Frame 1 (no input): blank canvas, image omitted
Frame 60 (the mouse pressed at the canvas centre just before this capture): blank canvas, image omitted
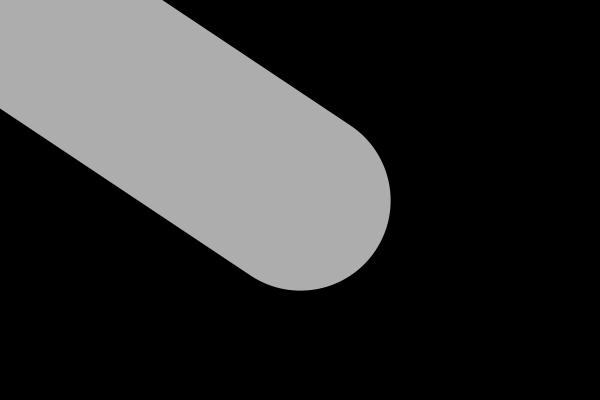
Frame 120 (the mouse held since frame 60 and released just before this capture)

The Processing sketch whose frames 1 and 60 were blank and that drew this single picture after the mouse press (run headless with seeded random() and noise(); from frame 60 on, the mouse is pressed at the canvas centre):

// Processing sketch: d_Dessin_Gomme
// ── d_Dessin_Gomme.pde
///////////////////////////////////////////
/*
 ++++++++++++++++++++++++++++++++++++++++++
 SYSTÈMES GRAPHIQUES 1.0
 AN INTRODUCTORY COURSE TO CREATIVE 
 CODING FOR GRAPHIC DESIGN STUDENTS.
 
 IMPLEMENTED BY THE FREE ART BUREAU 
 www.freeartbureau.org
 ++++++++++++++++++++++++++++++++++++++++++
 INTERACTION : DESSIN
 SKETCH : DESSIN_GOMME
 PARENT SKETCH : 
 TYPE : DYNAMIQUE
 
 NB
  - Appuyez sur la touche '1' pour dessiner, la touche '2' pour gommer.
  - Touche 'r' pour recommencer
 - Touches + et - pour augmenter la taille de la gomme 
 */
/////////////////////////// GLOBALS ////////////////////////////



int mode;
int dia;
/////////////////////////// SETUP ////////////////////////////

void setup() {
  size(600, 400);
  background(0);
  smooth();
  noFill();
  mode = 0;
  dia = 10;
}

/////////////////////////// DRAW ////////////////////////////
void draw() {
  if (mousePressed) {
    if (mode == 0) {
      float thick = dist(mouseX, mouseY, pmouseX, pmouseY);
      strokeWeight(thick/2);
      stroke(255, 173);
      line(mouseX, mouseY, pmouseX, pmouseY);
    }

    if ( mode == 1) {
      noStroke();
      fill(0);
      ellipse(mouseX, mouseY, dia, dia);
    }
  }
}
/////////////////////////// FUNCTIONS ////////////////////////////
void keyPressed() {
  if (key=='1') mode=0;
  if (key=='2') mode=1;
  
  if(key == 'r') setup();
  if(key == '+') dia++;
  if(key == '-') dia--;
}
